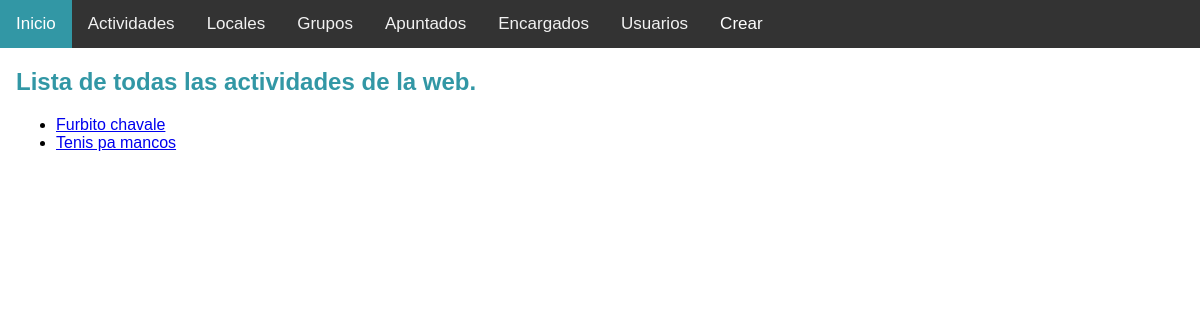
The page /actividad/ on the database as committed earlier.
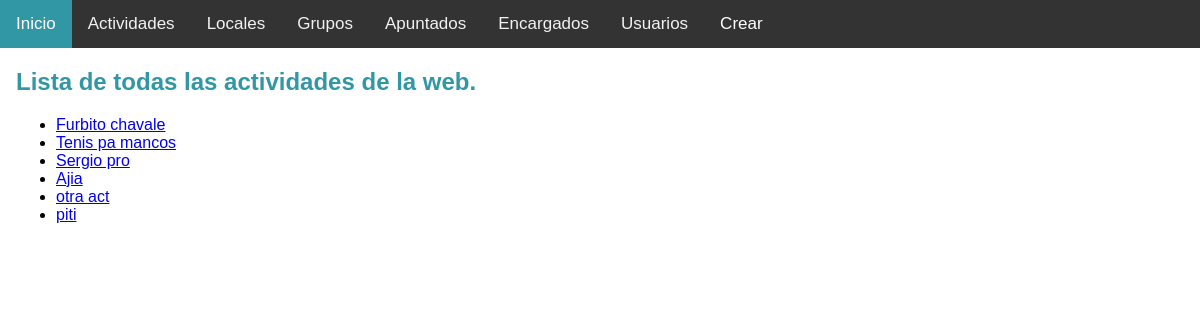
The same page on the database as committed later.
### findysport_app/models.py (models this page shows, shortened)
class Actividad(models.Model):
    local = models.ForeignKey(Local, on_delete=CASCADE)
    nombre = models.CharField(max_length=50)
    tipo = models.CharField(max_length=16)
    descripcion = models.CharField(max_length=200)
    creador = models.CharField(max_length=20)

### findysport_app/views.py (the view)
# urls.py: path('actividad/', ActividadListView.as_view(), name = "actividad-list"),
class ActividadListView(ListView):
    model = Actividad

### findysport_app/templates/findysport_app/actividad_list.html (shortened to what this page needs)
{% extends "base.html" %}
{% block content %}
<h2>Lista de todas las actividades de la web.</h2>
<ul>
    {% for actividad in object_list %}
        <li>
            <a href="{% url 'actividad-detail' actividad.pk %}">{{ actividad.nombre }}</a>
        </li>
    {% endfor %}
</ul>
{% endblock %}

Rows that differ between the two databases and show on the page:
added Actividad: nombre "Sergio pro"
added Actividad: nombre "Ajia"
added Actividad: nombre "otra act"
added Actividad: nombre "piti"
